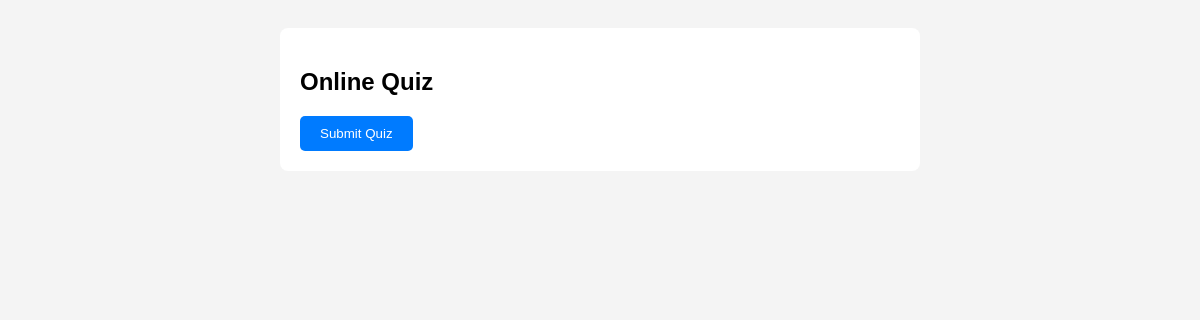
/quiz/, run on an earlier commit of the app's database.
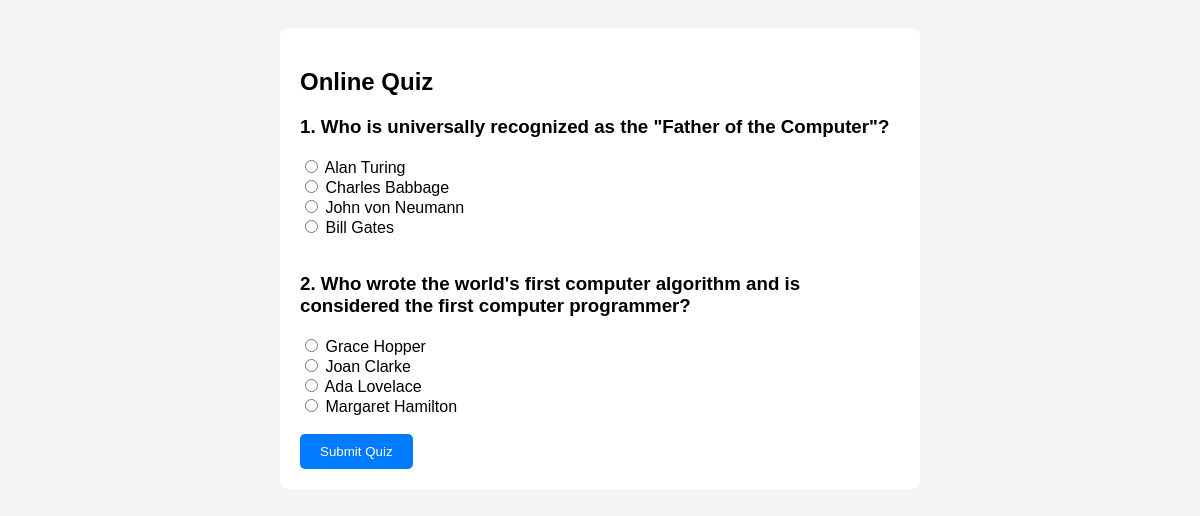
And on a later commit of the database.
### quiz/models.py (models this page shows, shortened)
class Question(models.Model):
    question_text = models.CharField(max_length=255)
    option1 = models.CharField(max_length=255)
    option2 = models.CharField(max_length=255)
    option3 = models.CharField(max_length=255)
    option4 = models.CharField(max_length=255)
    correct_answer = models.CharField(max_length=255)

### quiz/views.py (the view)
# urls.py: path('quiz/', views.quiz_view, name='quiz'),
def quiz_view(request):
    questions = Question.objects.all()
    return render(request, 'quiz/quiz.html', {'questions': questions})

### quiz/templates/quiz/quiz.html (shortened to what this page needs)
<!DOCTYPE html>
<html>
<head>
</head>
<body>
<div class="container">
    <h2>Online Quiz</h2>
    <form method="POST" action="{% url 'submit_quiz' %}">
        {% for q in questions %}
            <h3>{{ forloop.counter }}. {{ q.question_text }}</h3>
            <input type="radio" name="q{{ q.id }}" value="{{ q.option1 }}" required>
            {{ q.option1 }} <br>
            <input type="radio" name="q{{ q.id }}" value="{{ q.option2 }}">
            {{ q.option2 }} <br>
            <input type="radio" name="q{{ q.id }}" value="{{ q.option3 }}">
            {{ q.option3 }} <br>
            <input type="radio" name="q{{ q.id }}" value="{{ q.option4 }}">
            {{ q.option4 }} <br><br>
        {% endfor %}
        <button class="btn" type="submit">Submit Quiz</button>
    </form>
</div>
</body>
</html>

### quiz/templates/quiz/quiz.html (style rules this page uses)
body { font-family: Arial; background: #f4f4f4; padding: 20px; }
.container { width: 600px; margin: auto; background: white; padding: 20px; border-radius: 8px; }
.btn { background: #007bff; color: white; padding: 10px 20px; border: none; border-radius: 5px; cursor: pointer; }

What changed in the data, as far as the page shows it:
added Question: question_text "Who is universally recognized as the \"Father of the Computer\"?", option1 "Alan Turing", option2 "Charles Babbage", option3 "John von Neumann", option4 "Bill Gates"
added Question: question_text "Who wrote the world's first computer algorithm and is considered the first computer programmer?", option1 "Grace Hopper", option2 "Joan Clarke", option3 "Ada Lovelace", option4 "Margaret Hamilton"
